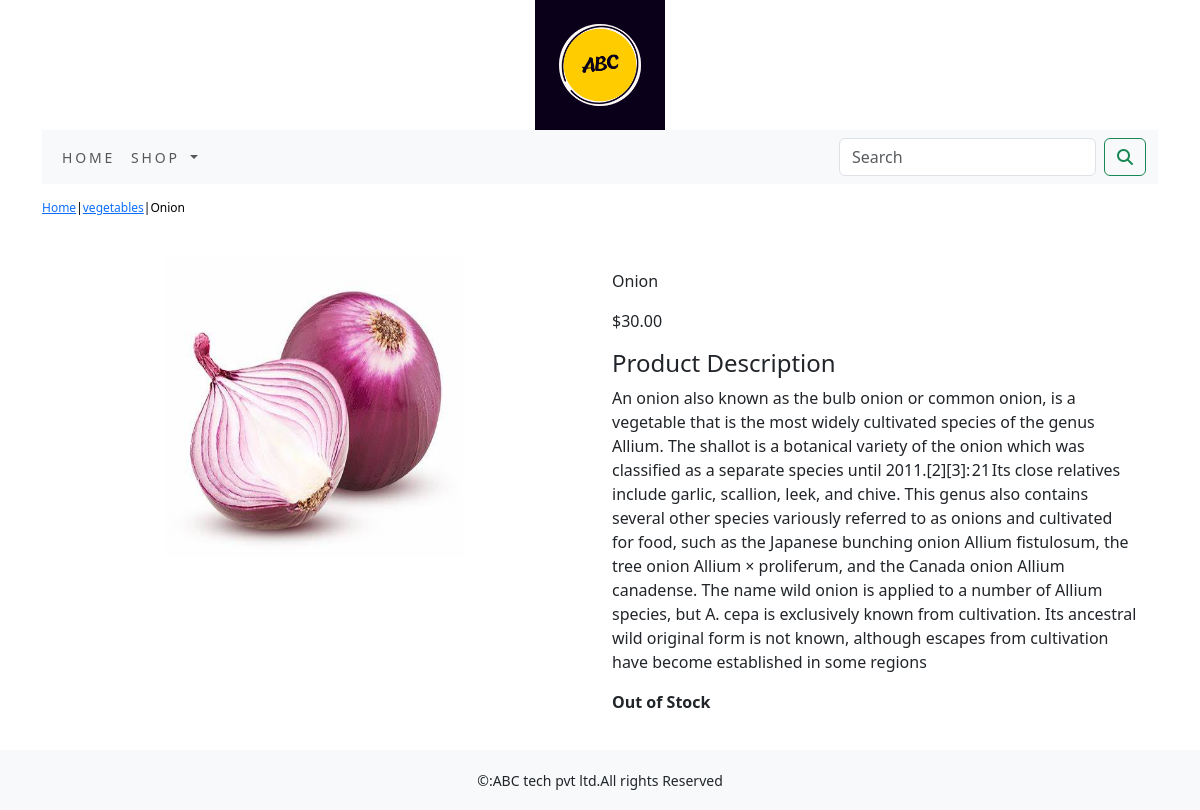
/shop/vegetables/onion/, run on the app's committed database.
### ecommerceapp/models.py (models this page shows, shortened)
class Product(models.Model):
    name=models.CharField(max_length=250, unique=True)
    slug=models.SlugField(max_length=250, unique=True)
    description=models.TextField(blank=True)
    price=models.DecimalField(max_digits=10,decimal_places=2)
    category=models.ForeignKey(Category,on_delete=models.CASCADE)
    image=models.ImageField(upload_to='category',blank=True)
    stock=models.IntegerField()
    available=models.BooleanField(default=True)
    created=models.DateTimeField(auto_now_add=True)
    updated=models.DateTimeField(auto_now=True)
    class Meta:
        ordering=('name',)
        verbose_name='Product'
        verbose_name_plural='Products'

class Category(models.Model):
    name=models.CharField(max_length=250,unique=True)
    slug=models.SlugField(max_length=250,unique=True)
    description=models.TextField(blank=True)
    image=models.ImageField(upload_to='category',blank=True)
    class Meta:
        ordering=('name',)
        verbose_name='Category'
        verbose_name_plural='Categories'
    def get_url(self):
        return reverse('ecommerceapp:product_by_category',args=[self.slug])
    def __str__(self):
        return '{}'.format(self.name)

### ecommerceapp/views.py (the view)
# urls.py: path('<slug:c_slug>/<slug:product_slug>/', views.proDetail, name='prodCatdetail'),
def proDetail(request,c_slug,product_slug):
    try:
        product=Product.objects.get(category__slug=c_slug,slug=product_slug)
    except Exception as e:
        raise e
    return render(request,'product.html',{'product':product})

### cart/context_processor.py (called while the page is built)
def counter(request):
    item_count=0
    if 'admin' in request.path:
        return {}
    else:
        try:
            cart=Cart.objects.filter(cart_id=_cart_id(request))
            cart_items=CartItem.objects.all().filter(cart=cart[:1])
            for cart_item in cart_items:
                item_count += cart_item.quantity
        except Cart.DoesNotExist:
            item_count=0
    return dict(item_count=item_count)

### cart/views.py (called while the page is built)
def _cart_id(request):
    cart=request.session.session_key
    if not cart:
        cart=request.session.create()
    return cart

### ecommerceapp/context_processor.py (called while the page is built)
def menu_links(requests):
    links=Category.objects.all()
    return dict(links=links)

### template/product.html (shortened to what this page needs)
{% extends 'base.html' %}
{% load static %}
{% block content %}
<div class="row my_prod_row_class">
    <div class="mx_auto">
        <p><a href="{% url 'ecommerceapp:allProdCat' %}">Home</a>|<a href="{{product.category.get_url}}">{{product.category}}</a>|{{product.name}}</p>
    </div>
<div class="container">
<br>
<div class="row">
    <div class="col-md-12 col-sm-12 col-md-12 col-lg-6 text-center">
        <div  style="min-width:18rem;">
            <img src="{{product.image.url}}" alt="{{product.name}}" width="300px" height="300px">
        </div>
    </div>
<div class="col-md-12 col-sm-12 col-md-12 col-lg-6">
    <div>
        <h1 class="my_prod_title">{{product.name}}</h1>
        <p>${{product.price}}</p>
        <h4 class="my_title">Product Description</h4>
        <p class="text-justify my_prod_text">{{product.description}}</p>
        {% if product.stock <= 0 %}
        <p class="text-justify my_prod_text"><b>Out of Stock</b></p>
        {% else %}
        <a class="btn btn-secondary" href="{% url 'cart:add_cart' product.id %} "> Add to cart</a>
        {% endif %}
    </div>
</div>
</div>
</div>
</div>
{% endblock %}

### static/css/custom.css (style rules this page uses)
body { font-family: 'Roboto', sans-serif; }
.my_prod_row_class { padding-top:15px; padding-bottom:20px; }
.my_prod_row_class .mx_auto { color:#000; font-size:12px; text-decoration:none; }
.my_prod_title { font-size:16px; text_transpose:uppercase; letter-spacing: .2e; padding-top:15px; padding-bottom:10px; }
.my_prod_text { padding-right:20px }

### data on the page
Product: category "vegetables", name "Onion", image (picture), price "30.00", description "An onion also known as the bulb onion or common onion, is a vegetable that is the most widely cultivated species of the genus Allium. The shallot is a botanical variety of the onion which was classified as a separate species until 2011.[2][3]: 21 Its close relatives include garlic, scallion, leek, and chive. This genus also contains several other species variously referred to as onions and cultivated for food, such as the Japanese bunching onion Allium fistulosum, the tree onion Allium × proliferum, and the Canada onion Allium canadense. The name wild onion is applied to a number of Allium species, but A. cepa is exclusively known from cultivation. Its ancestral wild original form is not…"
